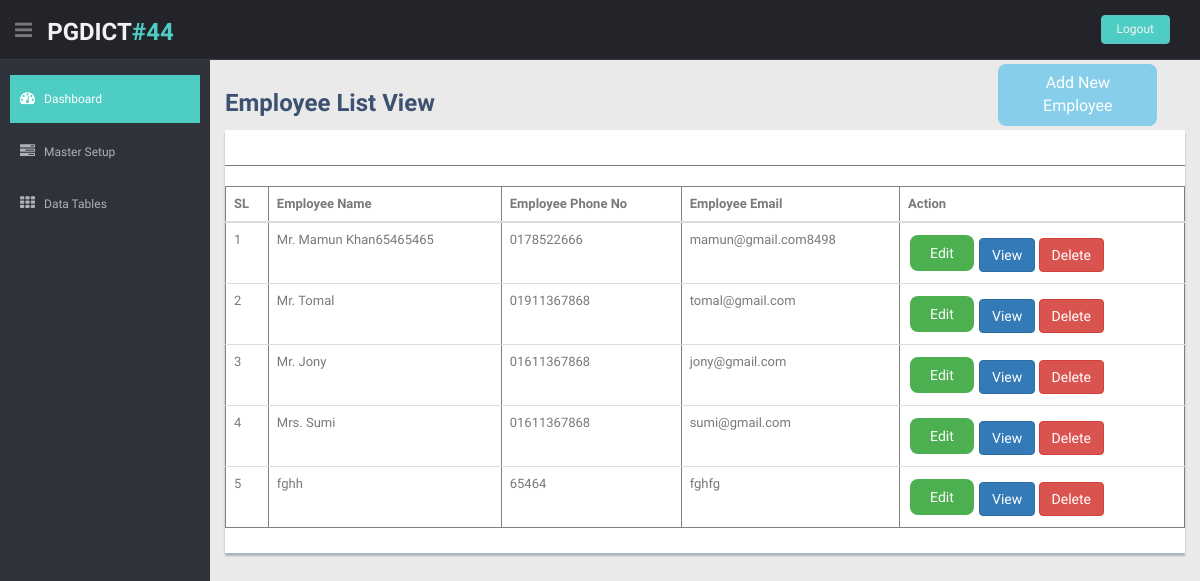
Screenshot of /employee_info_view.php with the database file from the repository.
### tables this page shows
CREATE TABLE IF NOT EXISTS `employee_info` (
  `employee_id` int(11) NOT NULL AUTO_INCREMENT,
  `employee_name` varchar(32) NOT NULL,
  `employee_email` varchar(32) NOT NULL,
  `employee_phone_no` varchar(32) NOT NULL,
  `employee_address` text NOT NULL,
  PRIMARY KEY (`employee_id`)
);

### employee_info_view.php (the view, shortened to what this page needs)
<!DOCTYPE html>
<html lang="en">
	<?php  include('connection.php');  ?>
<head>
  <?php  include('header_resources.php');   ?>
</head>
<body>
  <section id="container">
  	<?php
		include('header.php');
		include('nav.php');
	?>
    <section id="main-content">
      <section class="wrapper">
	  	<div>
			<div class="div1">Employee List View</div>
			<div class="div2">
				<a href="employee_info.php" class="button1">Add New Employee</a>
			</div>
		</div>
        <div class="row">
          <div class="col-md-12">
            <div class="content-panel">
              <hr>
			  	<?php
					$sql = "select * from employee_info";
					$rec = $conn->query($sql);
					echo "<table border='1' class='table' cellpadding='0' align='center'>";
					echo "<thead>
					<tr>
					<th>SL</th>
					<th>Employee Name</th>
					<th>Employee Phone No</th>
					<th>Employee Email</th>
					<th>Action</th>
					</tr>
					</thead>";
					echo "<tbody>";
					$i=0;
					while($row = mysqli_fetch_array($rec))
					{
						$i++;
						$employee_name 		= $row['employee_name'];
						$employee_email 	= $row['employee_email'];
						$employee_phone_no 	= $row['employee_phone_no'];
						$employee_id 		= $row['employee_id'];
						echo "<tr>
						<td>$i</td>
						<td>$employee_name</td>
						<td>$employee_phone_no</td>
						<td>$employee_email</td>
						<td>
							<a href='employee_info_edit.php?employee_id=$employee_id' class='button2'>Edit</a>
							<a href='employee_info_edit.php?employee_id=$employee_id' class='btn btn-primary'>View</a>
							<a href='employee_info_edit.php?employee_id=$employee_id' class='btn btn-danger'>Delete</a>
						</td>
						</tr>";
					}
					echo "</tbody>";
					echo "</table>";
				?>
            </div>
          </div>
        </div>
      </section>
    </section>
  </section>
</body>
</html>

### header_resources.php (shortened to what this page needs)
<link href="lib/bootstrap/css/bootstrap.min.css" rel="stylesheet">
<link href="lib/font-awesome/css/font-awesome.css" rel="stylesheet" />
<link rel="stylesheet" type="text/css" href="css/zabuto_calendar.css">
<link rel="stylesheet" type="text/css" href="lib/gritter/css/jquery.gritter.css" />
<link href="css/style.css" rel="stylesheet">
<link href="css/style-responsive.css" rel="stylesheet">

### header.php (shortened to what this page needs)
<header class="header black-bg">
  <div class="sidebar-toggle-box">
    <div class="fa fa-bars tooltips" data-placement="right" data-original-title="Toggle Navigation"></div>
  </div>
  <a href="index.php" class="logo"><b>PGDICT<span>#44</span></b></a>
  <div class="top-menu">
    <ul class="nav pull-right top-menu">
      <li><a class="logout" href="login.php">Logout</a></li>
    </ul>
  </div>
</header>

### nav.php (shortened to what this page needs)
<aside>
  <div id="sidebar" class="nav-collapse ">
    <ul class="sidebar-menu" id="nav-accordion">
      <li class="mt">
        <a class="active" href="index.html">
          <i class="fa fa-dashboard"></i>
          <span>Dashboard</span>
          </a>
      </li>
      <li class="sub-menu">
        <a href="javascript:;">
          <i class="fa fa-tasks"></i>
          <span>Master Setup</span>
          </a>
      </li>
      <li class="sub-menu">
        <a href="javascript:;">
          <i class="fa fa-th"></i>
          <span>Data Tables</span>
          </a>
      </li>
    </ul>
  </div>
</aside>

### css/style.css (style rules this page uses)
body { color: #797979; background: #eaeaea; font-family: 'Ruda', sans-serif; padding: 0px !important; margin: 0px !important; font-size:13px; }
ul li { list-style: none; }
a, a:hover, a:focus { text-decoration: none; outline: none; }
#container { width: 100%; height: 100%; }
hr { margin-top: 20px; margin-bottom: 20px; border: 0; border-top: 1px solid #797979; }
.mt { margin-top: 25px; }
ul.top-menu > li > .logout { color: #f2f2f2; font-size: 12px; border-radius: 4px; -webkit-border-radius: 4px; border: 1px solid #64c3c2 !important; padding: 5px 15px; margin-right: 15px; background: #4ECDC4; margin-top: 15px; }
#sidebar { width: 210px; height: 100%; position: fixed; background: #2f323a; }
#sidebar ul li { position: relative; }
ul.sidebar-menu , ul.sidebar-menu li ul.sub { margin: -2px 0 0; padding: 0; }
ul.sidebar-menu { margin-top: 75px; }
ul.sidebar-menu li { margin-bottom: 5px; margin-left:10px; margin-right:10px; }
ul.sidebar-menu li.sub-menu { line-height: 15px; }
ul.sidebar-menu li a span { display: inline-block; }
ul.sidebar-menu li a { color: #aeb2b7; text-decoration: none; display: block; padding: 15px 0 15px 10px; font-size: 12px; outline: none; -webkit-transition: all 0.3s ease; -moz-transition: all 0.3s ease; -o-transition: all 0.3s ease; -ms-transition: all 0.3s ease; transition: all 0.3s ease; }
ul.sidebar-menu li a.active, ul.sidebar-menu li a:hover, ul.sidebar-menu li a:focus { background: #4ECDC4; color: #fff; display: block; -webkit-transition: all 0.3s ease; -moz-transition: all 0.3s ease; -o-transition: all 0.3s ease; -ms-transition: all 0.3s ease; transition: all 0.3s ease; }
ul.sidebar-menu li a i { font-size: 15px; padding-right: 6px; }
ul.sidebar-menu li a.active i { color: #fff; }
#main-content { margin-left: 210px; }
.header, .footer { min-height: 60px; padding: 0 15px; }
.header { position: fixed; left: 0; right: 0; z-index: 1002; }
.black-bg { background: #22242a; border-bottom: 1px solid #393d46; }
.wrapper { display: inline-block; margin-top: 60px; padding-left: 15px; padding-right: 15px; padding-bottom: 15px; padding-top: 0px; width: 100%; }
a.logo { font-size: 24px; color: #f2f2f2; float: left; margin-top: 15px; text-transform: uppercase; }
a.logo b { font-weight: 900; }
a.logo span { color: #4ECDC4; }
#top_menu .nav > li, ul.top-menu > li { float: left; }
ul.top-menu > li > a { color: #666666; font-size: 16px; border-radius: 4px; -webkit-border-radius: 4px; border:1px solid #666666 !important; padding: 2px 6px; margin-right: 15px; }
.sidebar-toggle-box { float: left; padding-right: 15px; margin-top: 20px; }
.sidebar-toggle-box .fa-bars { cursor: pointer; display: inline-block; font-size: 20px; }
.content-panel { background: #ffffff; box-shadow: 0px 3px 2px #aab2bd; padding-top: 15px; padding-bottom: 5px; }

### employee_info_view.php (style rules this page uses)
.div1 { width:80%; font-size:24px; font-weight:bold; color:#3d5170; display:inline-block; }
.div2 { width:17%; display:inline-block; }
.button1 { background-color: skyblue; border: none; color: white; padding: 8px 20px; text-align: center; text-decoration: none; display: inline-block; font-size: 16px; margin:4px 2px; border-radius:8px; }
.button2 { background-color: #4CAF50; border: none; color: white; padding: 8px 20px; text-align: center; text-decoration: none; display: inline-block; font-size: 14px; margin:4px 2px; border-radius:8px; }

### rows the page displays
employee_info: employee_name "Mr. Mamun Khan65465465", employee_phone_no "0178522666", employee_email "mamun@gmail.com8498"
employee_info: employee_name "Mr. Tomal", employee_phone_no "01911367868", employee_email "tomal@gmail.com"
employee_info: employee_name "Mr. Jony", employee_phone_no "01611367868", employee_email "jony@gmail.com"
employee_info: employee_name "Mrs. Sumi", employee_phone_no "01611367868", employee_email "sumi@gmail.com"
employee_info: employee_name "fghh", employee_phone_no "65464", employee_email "fghfg"
